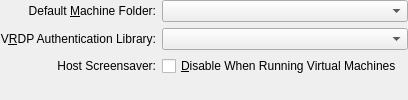
<ui version="4.0">
 <comment>
 VPox frontends: Qt GUI ("VirtualPox"):

 Copyright (C) 2008-2020 Oracle Corporation

 This file is part of VirtualPox Open Source Edition (OSE), as
 available from http://www.virtualpox.org. This file is free software;
 you can redistribute it and/or modify it under the terms of the GNU
 General Public License (GPL) as published by the Free Software
 Foundation, in version 2 as it comes in the "COPYING" file of the
 VirtualPox OSE distribution. VirtualPox OSE is distributed in the
 hope that it will be useful, but WITHOUT ANY WARRANTY of any kind.
 </comment>
 <class>UIGlobalSettingsGeneral</class>
 <widget class="QWidget" name="UIGlobalSettingsGeneral">
  <layout class="QGridLayout">
   <property name="margin">
    <number>0</number>
   </property>
   <item row="0" column="0">
    <widget class="QLabel" name="m_pLabelMachineFolder">
     <property name="text">
      <string>Default &amp;Machine Folder:</string>
     </property>
     <property name="alignment">
      <set>Qt::AlignRight|Qt::AlignTrailing|Qt::AlignVCenter</set>
     </property>
     <property name="buddy">
      <cstring>m_pSelectorMachineFolder</cstring>
     </property>
    </widget>
   </item>
   <item row="0" column="1" colspan="2">
    <widget class="UIFilePathSelector" name="m_pSelectorMachineFolder">
     <property name="sizePolicy">
      <sizepolicy hsizetype="MinimumExpanding" vsizetype="Fixed">
       <horstretch>0</horstretch>
       <verstretch>0</verstretch>
      </sizepolicy>
     </property>
     <property name="whatsThis">
      <string>Holds the path to the default virtual machine folder. This folder is used, if not explicitly specified otherwise, when creating new virtual machines.</string>
     </property>
    </widget>
   </item>
   <item row="1" column="0">
    <widget class="QLabel" name="m_pLabelVRDPLibName">
     <property name="text">
      <string>V&amp;RDP Authentication Library:</string>
     </property>
     <property name="alignment">
      <set>Qt::AlignRight|Qt::AlignTrailing|Qt::AlignVCenter</set>
     </property>
     <property name="buddy">
      <cstring>m_pSelectorVRDPLibName</cstring>
     </property>
    </widget>
   </item>
   <item row="1" column="1" colspan="2">
    <widget class="UIFilePathSelector" name="m_pSelectorVRDPLibName">
     <property name="sizePolicy">
      <sizepolicy hsizetype="MinimumExpanding" vsizetype="Fixed">
       <horstretch>0</horstretch>
       <verstretch>0</verstretch>
      </sizepolicy>
     </property>
     <property name="whatsThis">
      <string>Holds the path to the library that provides authentication for Remote Display (VRDP) clients.</string>
     </property>
    </widget>
   </item>
   <item row="2" column="0">
    <widget class="QLabel" name="m_pLabelHostScreenSaver">
     <property name="text">
      <string>Host Screensaver:</string>
     </property>
     <property name="alignment">
      <set>Qt::AlignRight|Qt::AlignTrailing|Qt::AlignVCenter</set>
     </property>
     <property name="buddy">
      <cstring>m_pCheckBoxHostScreenSaver</cstring>
     </property>
    </widget>
   </item>
   <item row="2" column="1">
    <widget class="QCheckBox" name="m_pCheckBoxHostScreenSaver">
     <property name="whatsThis">
      <string>When checked, the host screensaver will be disabled whenever a virtual machine is running.</string>
     </property>
     <property name="text">
      <string>&amp;Disable When Running Virtual Machines</string>
     </property>
    </widget>
   </item>
   <item row="3" column="0" colspan="3">
    <spacer>
     <property name="orientation">
      <enum>Qt::Vertical</enum>
     </property>
     <property name="sizeHint" stdset="0">
      <size>
       <width>0</width>
       <height>0</height>
      </size>
     </property>
    </spacer>
   </item>
  </layout>
 </widget>
 <customwidgets>
  <customwidget>
   <class>UIFilePathSelector</class>
   <extends>QComboBox</extends>
   <header>UIFilePathSelector.h</header>
   <container>1</container>
  </customwidget>
 </customwidgets>
 <resources/>
 <connections/>
</ui>
